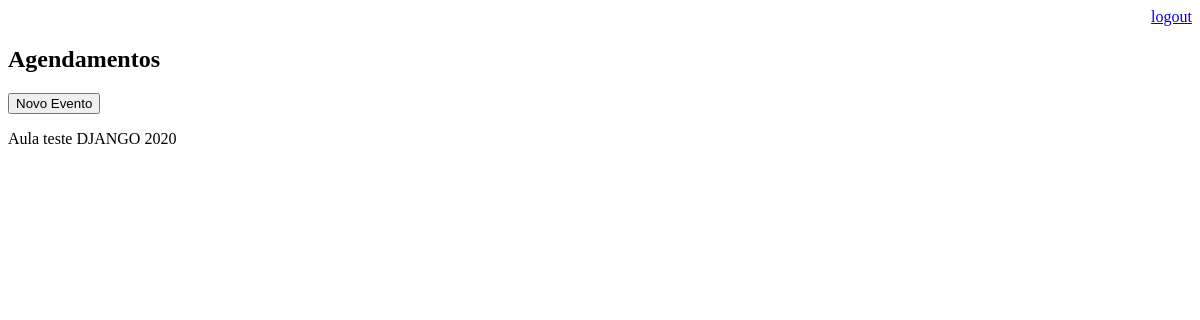
The page /agenda/ (signed in) on the database as committed earlier.
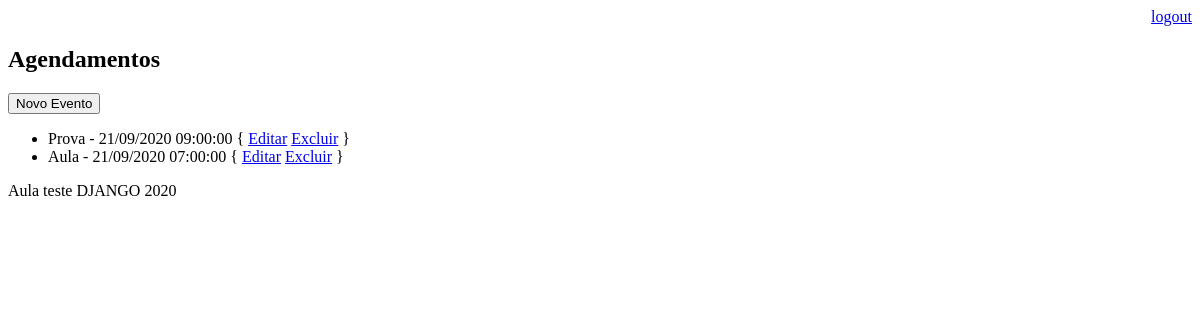
The same page on the database as committed later.
### core/models.py (models this page shows, shortened)
class Evento(models.Model):
    titulo = models.CharField(max_length=100)
    descricao = models.TextField(blank=True, null=True)
    data_evento = models.DateTimeField()
    data_criacao = models.DateTimeField(auto_now=True)
    usuario = models.ForeignKey(User, on_delete=models.CASCADE)
    class Meta:
        db_table = 'evento'
    def get_data_evento(self):
        return self.data_evento.strftime("%d/%m/%Y %H:%M:%S")
    def get_evento_atrasado(self):
        return self.data_evento < datetime.now()

### core/views.py (the view)
# urls.py: path('agenda/', views.lista_eventos),
@login_required(login_url='/login/')
def lista_eventos(request):
    usuario = request.user
    data_atual = datetime.now() - timedelta(hours=1)
    evento = Evento.objects.filter(usuario=usuario, data_evento__gt=data_atual )
    response = {'eventos':evento}
    return render(request, 'agenda.html', response)

### templates/agenda.html (shortened to what this page needs)
{% extends "model_page.html" %}
{% block content %}
    <h2>Agendamentos</h2>
    <a href="evento">
        <button type="button">Novo Evento</button>
    </a>
    <ul>
    {% for evento in eventos %}
        <li>
            <div style=>
                {{ evento.titulo}} - {{ evento.get_data_evento }}
                { <a href="evento/?id={{ evento.id }}"> Editar</a>
                  <a href="evento/delete/{{ evento.id }}/"> Excluir</a>
                }
            </div>
        </li>
    {% endfor %}
    </ul>
{% endblock %}

### templates/model_page.html
<!DOCTYPE html>
<html lang="en">
<head>
    {% include "model_header.html" %}
</head>
<body>
    {% block content %} {% endblock %}
    {% include "model_footer.html" %}
</body>
</html>

### templates/model_header.html (shortened to what this page needs)
<div align="right">
    <a href="/logout">logout</a>
</div>

### templates/model_footer.html
<p> Aula teste DJANGO 2020</p>

Rows that differ between the two databases and show on the page:
added Evento: titulo "Prova", get_data_evento "21/09/2020 09:00:00"
added Evento: titulo "Aula", get_data_evento "21/09/2020 07:00:00"
